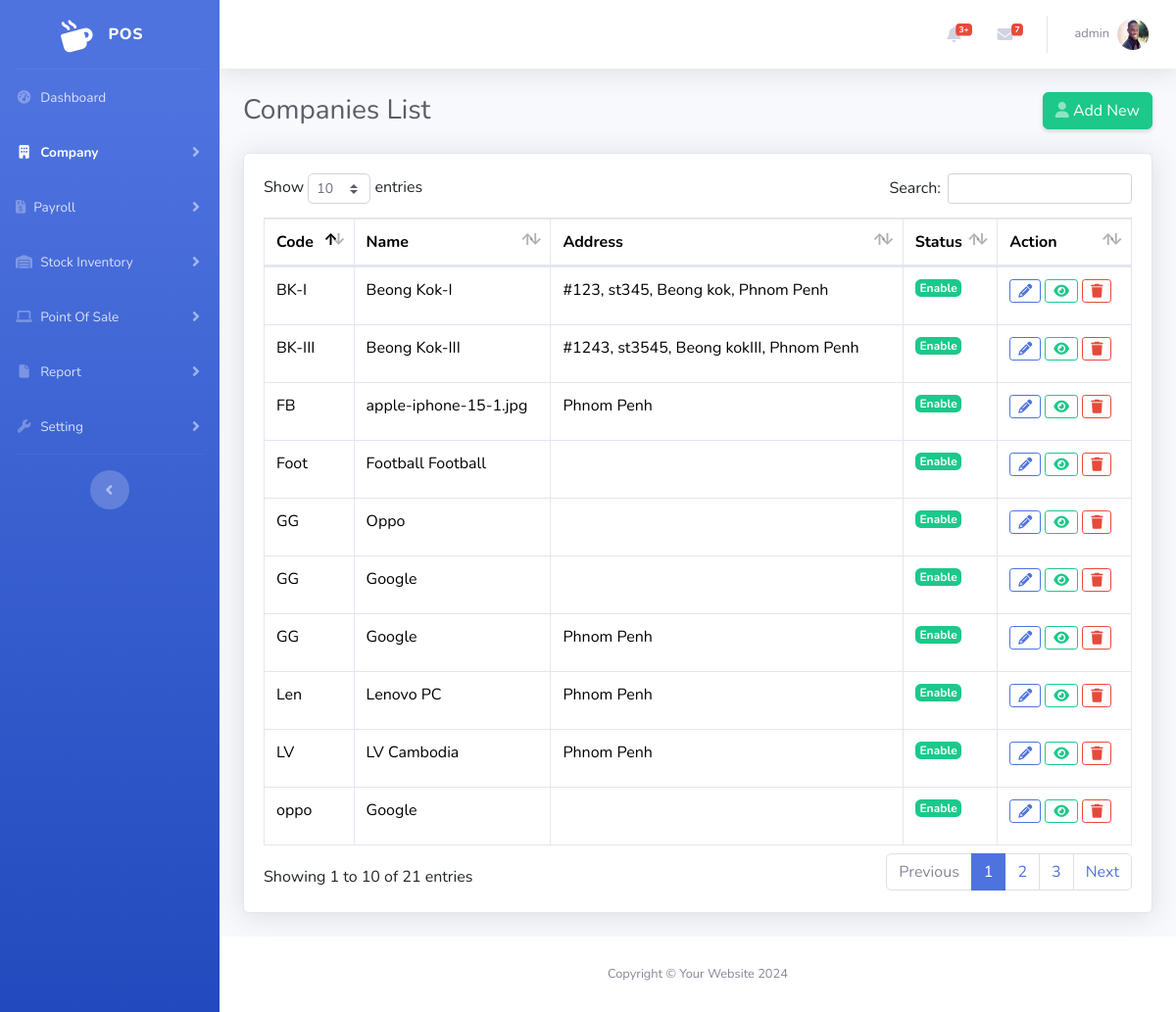
/admin/company-list.php (signed in), run on the app's committed database.
### tables this page shows
CREATE TABLE `user` (
  `Id` int(11) NOT NULL,
  `OutletId` int(11) DEFAULT NULL,
  `EmployeeId` int(11) DEFAULT NULL,
  `RoleId` int(11) DEFAULT NULL,
  `Username` varchar(120) NOT NULL,
  `Password` varchar(255) NOT NULL,
  `Remark` varchar(255) DEFAULT NULL,
  `Status` tinyint(1) DEFAULT 1,
  `CreateBy` int(11) DEFAULT NULL,
  `CreateAt` timestamp NOT NULL DEFAULT current_timestamp(),
  `UpdateAt` datetime DEFAULT NULL,
  `del` int(11) NOT NULL DEFAULT 1
);

CREATE TABLE `employee` (
  `Id` int(11) NOT NULL,
  `OutletId` int(11) NOT NULL,
  `Code` varchar(120) NOT NULL,
  `Firstname` varchar(120) NOT NULL,
  `Lastname` varchar(120) NOT NULL,
  `Gender` varchar(10) NOT NULL,
  `Dob` date DEFAULT NULL,
  `Nation` int(11) DEFAULT 1,
  `Marital` varchar(20) NOT NULL,
  `Email` varchar(120) DEFAULT NULL,
  `Tel` varchar(18) DEFAULT NULL,
  `Address` text DEFAULT NULL,
  `EmployeeType` int(11) DEFAULT 1,
  `Salary` decimal(6,2) DEFAULT 0.00,
  `Currency` int(11) DEFAULT 1,
  `Position` int(11) DEFAULT 1,
  `Bank` int(11) DEFAULT 1,
  `AccountName` varchar(200) DEFAULT NULL,
  `AccountNumber` varchar(200) DEFAULT NULL,
  `IdCard` int(20) DEFAULT NULL,
  `Image` varchar(255) DEFAULT NULL,
  `Status` tinyint(1) DEFAULT 1,
  `JoinAT` date DEFAULT NULL,
  `ResignAt` date DEFAULT NULL,
  `ReasonResign` text DEFAULT NULL,
  `CreateBy` int(11) DEFAULT NULL,
  `CreateAt` timestamp NOT NULL DEFAULT current_timestamp(),
  `UpdateAt` datetime DEFAULT NULL,
  `Remark` text DEFAULT NULL,
  `del` int(11) NOT NULL DEFAULT 1
);

CREATE TABLE `outlet` (
  `Id` int(11) NOT NULL,
  `Name` varchar(120) NOT NULL,
  `Code` varchar(120) NOT NULL,
  `Status` tinyint(1) DEFAULT 1,
  `Address` text DEFAULT NULL,
  `Logo` varchar(255) DEFAULT NULL,
  `CreateBy` int(11) DEFAULT NULL,
  `CreateAt` timestamp NOT NULL DEFAULT current_timestamp(),
  `UpdateAt` datetime DEFAULT NULL,
  `ApproveBy` int(11) DEFAULT NULL,
  `ApproveAt` datetime DEFAULT NULL,
  `Remark` text DEFAULT NULL,
  `del` int(11) NOT NULL DEFAULT 1
);

### admin/company-list.php (the view, shortened to what this page needs)
<?php
include('include/head.php');
    include('function_company.php');
?>
<!DOCTYPE html>
<html lang="en">
<head>
    <link href="vendor/fontawesome-free/css/all.min.css" rel="stylesheet" type="text/css">
    <link rel="stylesheet" href="https://cdnjs.cloudflare.com/ajax/libs/font-awesome/6.5.2/css/all.min.css"/>
    <link href="https://cdn.jsdelivr.net/npm/bootstrap@5.3.3/dist/css/bootstrap.min.css" rel="stylesheet">
    <link href="css/sb-admin-2.min.css" rel="stylesheet">
    <link href="vendor/datatables/dataTables.bootstrap4.min.css" rel="stylesheet">
</head>
<body id="page-top">
    <div id="wrapper">
        <?php include './include/sidebar.php' ?>
        <div id="content-wrapper" class="d-flex flex-column">
            <div id="content">
                <?php include './include/topbar.php' ?>
                <div class="container-fluid">
                    <div class="d-sm-flex align-items-center justify-content-between mb-4">
                        <h1 class="h3 mb-0 text-gray-800">Companies List</h1>
                        <a href="company-add.php" class="d-none d-sm-inline-block btn btn-success shadow-sm"><i class="fas fa-user text-white-50"></i> Add New</a>
                    </div>
                    <div class="card shadow mb-4">
                        <div class="card-body">
                            <div class="table-responsive">
                                <table class="table table-bordered" id="dataTable" width="100%" cellspacing="0">
                                    <thead>
                                        <tr>
                                            <th>Code</th>
                                            <th>Name</th>
                                            <th>Address</th>
                                            <th>Status</th>
                                            <th>Action</th>
                                        </tr>
                                    </thead>
                                    <tbody>
                                        <?php
                                            $sqlSelectcompany = "SELECT * FROM `outlet` WHERE del=1";
                                            $final = $conn->query($sqlSelectcompany);
                                            if ($final->num_rows > 0) {
                                                while ($rowcompany = $final->fetch_assoc()) {
                                        ?>
                                        <tr>
                                            <td><?= $rowcompany['Code'] ?></td>
                                            <td><?= $rowcompany['Name'] ?></td>
                                            <td><?= $rowcompany['Address'] ?></td>
                                            <td>
                                                <?php
                                                if ($rowcompany['Status'] == 1) {
                                                    echo '<p><a href="statusCompany.php?Id=' . $rowcompany['Id'] . '&Status=0" class="badge badge-lg badge-success text-white">Enable</a></p>';
                                                } else {
                                                    echo '<p><a href="statusCompany.php?Id=' . $rowcompany['Id'] . '&Status=1" class="badge badge-secondary badge-lg text-white">Disable</a></p>';
                                                }
                                                ?>
                                            </td>
                                            <td>
                                                <a href="company-add.php?Id=<?= $rowcompany['Id'] ?>" class="btn btn-outline-primary btn-sm "><i class="fa fa-pencil"></i></a>
                                                <a href="company-information.php?Id=<?= $rowcompany['Id'] ?>" class="btn btn-outline-success btn-sm "><i class="fa-solid fa-eye"></i></a>
                                                <button type="button" class="btn btn-outline-danger btn-sm" data-toggle="modal" data-target="#confirm-delete" data-href="company-list.php?delId=<?= $rowcompany['Id'] ?>"><i class="fas fa-trash"></i></button>
                                            </td>
                                        </tr>
                                        <?php
                                                }
                                            } else {
                                                echo '<tr><td colspan="8" class="text-center">No companies found.</td></tr>';
                                            }
                                        ?>
                                    </tbody>
                                </table>
                            </div>
                        </div>
                    </div>
                </div>
            </div>
            <?php include './include/footer.php' ?>
        </div>
    </div>
</body>
</html>

### admin/include/topbar.php (shortened to what this page needs)
<?php
include('../admin/cn.php');
?>
<nav class="navbar navbar-expand navbar-light bg-white topbar mb-4 static-top shadow">
    <ul class="navbar-nav ml-auto">
        <li class="nav-item dropdown no-arrow mx-1">
            <a class="nav-link dropdown-toggle" href="#" id="alertsDropdown" role="button" data-toggle="dropdown" aria-haspopup="true" aria-expanded="false">
                <i class="fas fa-bell fa-fw"></i>
                <span class="badge badge-danger badge-counter">3+</span>
            </a>
        </li>
        <li class="nav-item dropdown no-arrow mx-1">
            <a class="nav-link dropdown-toggle" href="#" id="messagesDropdown" role="button" data-toggle="dropdown" aria-haspopup="true" aria-expanded="false">
                <i class="fas fa-envelope fa-fw"></i>
                <span class="badge badge-danger badge-counter">7</span>
            </a>
        </li>
        <?php
        $id = $_SESSION['session'];
        $sql = "SELECT * FROM `user` WHERE `Id` = '$id'";
        $rs = $conn->query($sql);
        $row = mysqli_fetch_assoc($rs);
        $Profile = $conn->query("SELECT * FROM `Employee` WHERE Id=" . $row['EmployeeId'])->fetch_assoc();
        ?>
        <li class="nav-item dropdown no-arrow">
            <a class="nav-link dropdown-toggle" href="#" id="userDropdown" role="button" data-toggle="dropdown" aria-haspopup="true" aria-expanded="false">
                <span class="mr-2 d-none d-lg-inline text-gray-600 small"><?php echo $row['Username'] ?></span>
                <img class="img-profile rounded-circle" src="../admin/ImageEmp/<?php echo $Profile['Image'] ?>" id="imgInp">
            </a>
        </li>
    </ul>
</nav>

### data on the page
user: Username "admin"
employee: Image (picture)
outlet: Code "BK-I", Name "Beong Kok-I", Address "#123, st345, Beong kok, Phnom Penh"
outlet: Code "BK-III", Name "Beong Kok-III", Address "#1243, st3545, Beong kokIII, Phnom Penh"
outlet: Code "FB", Name "apple-iphone-15-1.jpg", Address "Phnom Penh"
outlet: Code "LV", Name "LV Cambodia", Address "Phnom Penh"
outlet: Code "oppo", Name "Google"
outlet: Code "GG", Name "Oppo"
outlet: Code "Len", Name "Lenovo PC", Address "Phnom Penh"
outlet: Code "GG", Name "Google"
outlet: Code "GG", Name "Google", Address "Phnom Penh"
outlet: Code "Foot", Name "Football Football"
